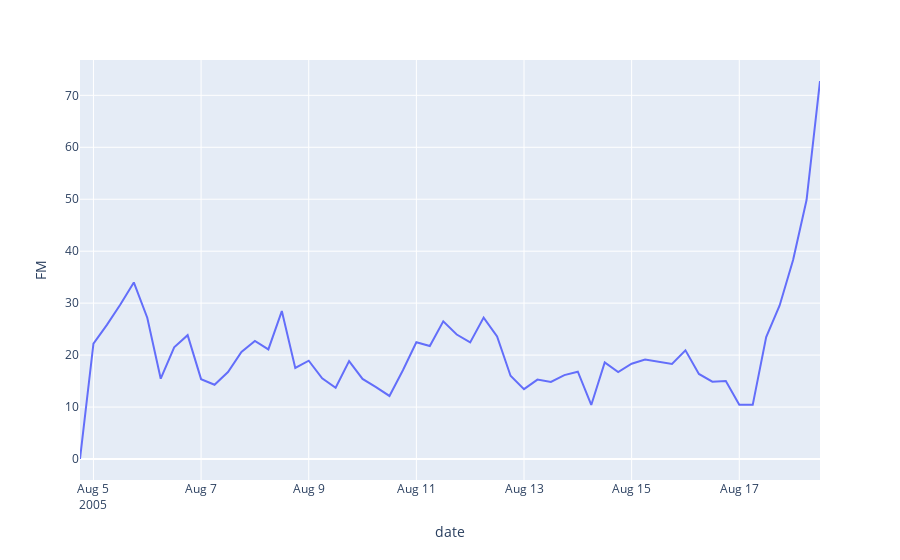

Notebook source saved alongside this figure:
### Markdown cell above
Plotting the forward motion and geomagnetic field.

### Code cell
# x and y given as DataFrame columns
import plotly.express as px
fig = px.line(df7, x = 'date', y="FM")
fig.show()
